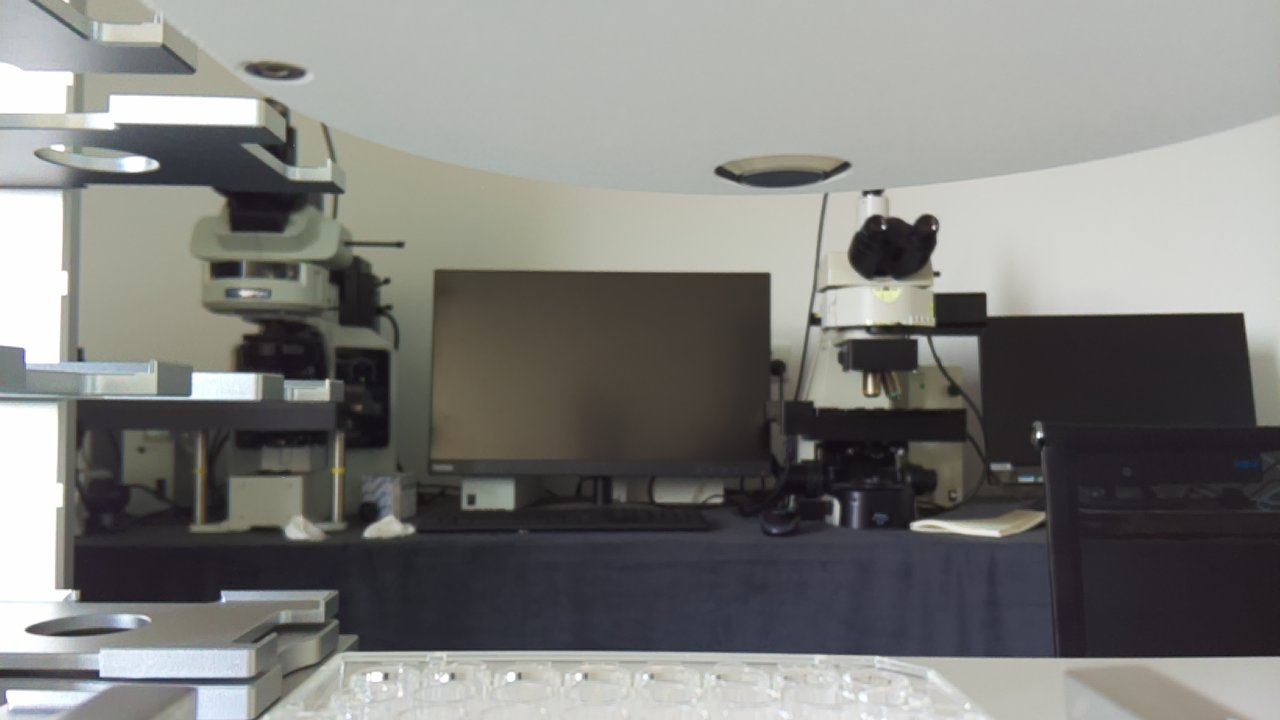
#> input picture reference_images/gripper/long_edges/ref_015.jpg, 1280 x 720 px; its folder holds only this picture in this run
$ python -i occupancy.py   (imports and definitions only)   (older library calls are emulated)
#> lines starting #> are read from the running program, lines starting #| are printed output that depends on the picture
#> further down, picture is the input picture: shape (720, 1280, 3); mean B, G, R 123, 125.9, 126
"""Is there a plate in this seat? One picture in, `full` / `empty` / `unsure` out, by distance from the seat's EMPTY pictures.

The plate is never modelled (hundreds of types and colours, labs differ in lighting and background): each station keeps its own
empty references under reference_images/occupancy/<station>/empty_<stamp>_<camera>.jpg and the question is only "how far is
the live picture from the nearest empty one", measured against how far the empties are from each other. `full_*` pictures
are not used by the verdict; tools/occupancy_eval.py uses them to show the margin.

Level 1 (no learning). Grey, region of interest (ROI, fractions of the frame: the central 60 % for the down camera over a seat,
the lower third for the front camera at a slot mouth, per-station overrides in ROI), 320 px wide, Gaussian blur. Three differences between the live ROI and one empty reference, all 0 for identical pictures:
  ncc   1 - normalised cross-correlation (cv2.matchTemplate TM_CCOEFF_NORMED), the live centre searched over +-SHIFT px in the
        reference so a millimetre of arm repeatability does not count as a difference
  grad  1 - normalised cross-correlation of the Sobel gradient magnitude maps (structure; noise amplitude and lighting gain cancel)
  edge  |log(Canny edge density live / empty)|, thresholds from the median grey of each picture
score = ncc + edge, against the nearest empty reference (grad is reported, not scored: it measures sensor noise on speckled metal).
Values seen 2026-11-04: two empties of the module 28 minutes apart 0.11, a clear 96-well plate in a slot 0.5..1.1, on a seat 0.7..0.9.

Threshold. N = the empty noise: the largest leave-one-out empty-vs-empty score (with 4 or more empties also mean + 3 sd), never
below NOISE_FLOOR; with a single empty nothing can be measured and the conservative DEFAULT_NOISE is used (Station.calibrated
says which).
verdict: score <= LOW * N -> empty; score >= HIGH * N -> full; between -> unsure.

Level 2 (optional, `deep=True`): PatchCore-style, CPU. ResNet18 (onnx model zoo, resnet18-v1-7) patch features from the
stage-3 output (14 x 14 x 256 over the 224 px ROI), nearest-neighbour L2 distance from each live patch to all patches of all
empty references, score = 95th percentile of those distances. Needs onnxruntime and the model file (MODEL); absent -> None.

    from perception.occupancy import Station
    st = Station.load("microscope")           # camera chosen by camera_for(); empties read and calibrated
    v = st.verdict(cv2.imread(path))          # v.state, v.score, v.noise, v.nearest, v.features
"""
from __future__ import annotations

import glob
import os
from dataclasses import dataclass, field

import cv2
import numpy as np

HERE = os.path.dirname(os.path.dirname(os.path.abspath(__file__)))
REFS = os.path.join(HERE, "reference_images", "occupancy")
MODEL = os.environ.get("OCC_MODEL", os.path.join(HERE, "models", "resnet18-v1-7.onnx"))

WIDTH = 320            # px, the ROI is resized to this width
BLUR = 1.5             # Gaussian sigma after the resize
SHIFT = 8              # px of shift tolerance in the correlation search (at WIDTH)
DEFAULT_NOISE = 0.25   # score units, the empty noise assumed when only one empty exists (ncc + edge: two empties 28 min apart scored 0.11)
NOISE_FLOOR = 0.15     # the noise is never taken below this: two empties minutes apart (A1: 0.00) have not seen a day's light or the arm's drift
LOW, HIGH = 1.5, 2.5   # reported bands as multiples of the empty noise (tools/occupancy_eval.py); the verdict uses the fixed bands below
EMPTY_MAX, FULL_MIN = 0.30, 0.45   # verdict: distance to the nearest empty reference; between the two is unsure
ROI_DEFAULT = (0.2, 0.2, 0.8, 0.8)   # x0, y0, x1, y1 as fractions of the frame: the central 60 % (down camera over a seat)
ROI_SLOT = (0.22, 0.65, 0.80, 1.0)   # front camera at a slot's approach point: the plate fills the lower third between the walls
ROI = {}                             # per-station overrides, e.g. "A1": (0.25, 0.6, 0.75, 1.0)
CAMERA = {"microscope": "down", "polar": "down"}   # the seat seen from above; slots (anything else) use the front camera


def camera_for(station):
    return CAMERA.get(station, "front")


def roi_for(station):
    return ROI.get(station, ROI_DEFAULT if camera_for(station) == "down" else ROI_SLOT)


def prepare(image, roi=ROI_DEFAULT):
    """Grey ROI at WIDTH px, blurred. `image` is a BGR or grey frame."""
#> called with roi = (0.2, 0.2, 0.8, 0.8)
    g = image if image.ndim == 2 else cv2.cvtColor(image, cv2.COLOR_BGR2GRAY)
    h, w = g.shape
#> h = 720; w = 1280
    x0, y0, x1, y1 = int(roi[0] * w), int(roi[1] * h), int(roi[2] * w), int(roi[3] * h)
#> x0 = 256; y0 = 144; x1 = 1024; y1 = 576
    g = g[y0:y1, x0:x1]
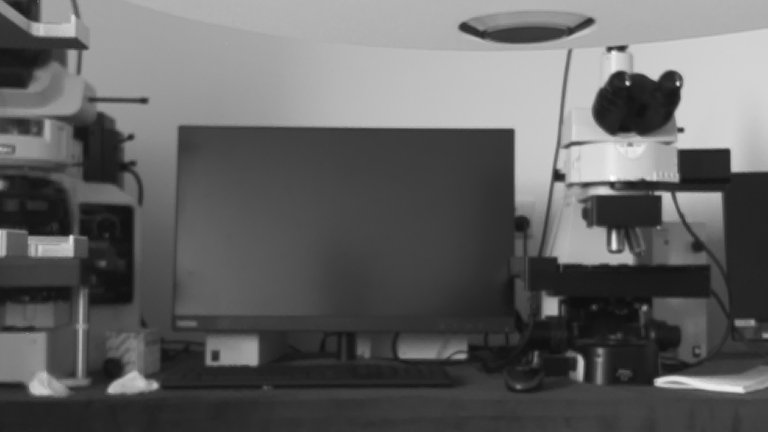
#> g: shape (432, 768); min 13, max 255, mean 97.9
    g = cv2.resize(g, (WIDTH, int(round(g.shape[0] * WIDTH / g.shape[1]))), interpolation=cv2.INTER_AREA)
#> g: shape (180, 320)
    return cv2.GaussianBlur(g, (0, 0), BLUR)
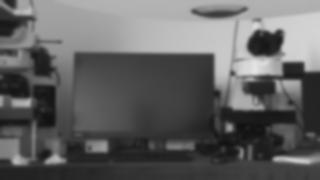
#> returned value: shape (180, 320); min 16, max 229, mean 97.9


def _grad(g):
    m = cv2.magnitude(cv2.Sobel(g, cv2.CV_32F, 1, 0, ksize=3), cv2.Sobel(g, cv2.CV_32F, 0, 1, ksize=3))
    return m / (m.mean() + 1e-6)


def _edges(g):
    m = float(np.median(g))
    return cv2.Canny(g, int(max(0, 0.66 * m)), int(min(255, 1.33 * m)))


# [17 lines left out: functions features, score, not called in this run]


def pictures(station, camera, state):
    """Paths of the recorded pictures of one station, camera and state, oldest first."""
    return sorted(glob.glob(os.path.join(REFS, station, f"{state}_*_{camera}.jpg")))


@dataclass
class Verdict:
    state: str            # full / empty / unsure
    score: float
    noise: float
    nearest: str          # file name of the closest empty reference
    features: dict
    deep: float | None = None


@dataclass
class Station:
    name: str
    camera: str
    roi: tuple
    empties: list = field(default_factory=list)   # [(file name, prepared array)]
    noise: float = DEFAULT_NOISE
    calibrated: bool = False                       # False: noise is DEFAULT_NOISE because fewer than two empties exist
    loo: list = field(default_factory=list)        # leave-one-out empty-vs-empty scores
    _deep: object = None

    # [55 lines left out: functions load, calibrate, distance, verdict, deep_score, not called in this run]


def _roi_crop(image, roi):
    h, w = image.shape[:2]
    return image[int(roi[1] * h):int(roi[3] * h), int(roi[0] * w):int(roi[2] * w)]


_EMB = []


# [23 lines left out: function _embedder, not called in this run]

>>> import cv2
>>> picture = cv2.imread('../reference_images/gripper/long_edges/ref_015.jpg')
>>> result = prepare(picture)

$ run again, on reference_images/gripper/long_edges/ref_016.jpg
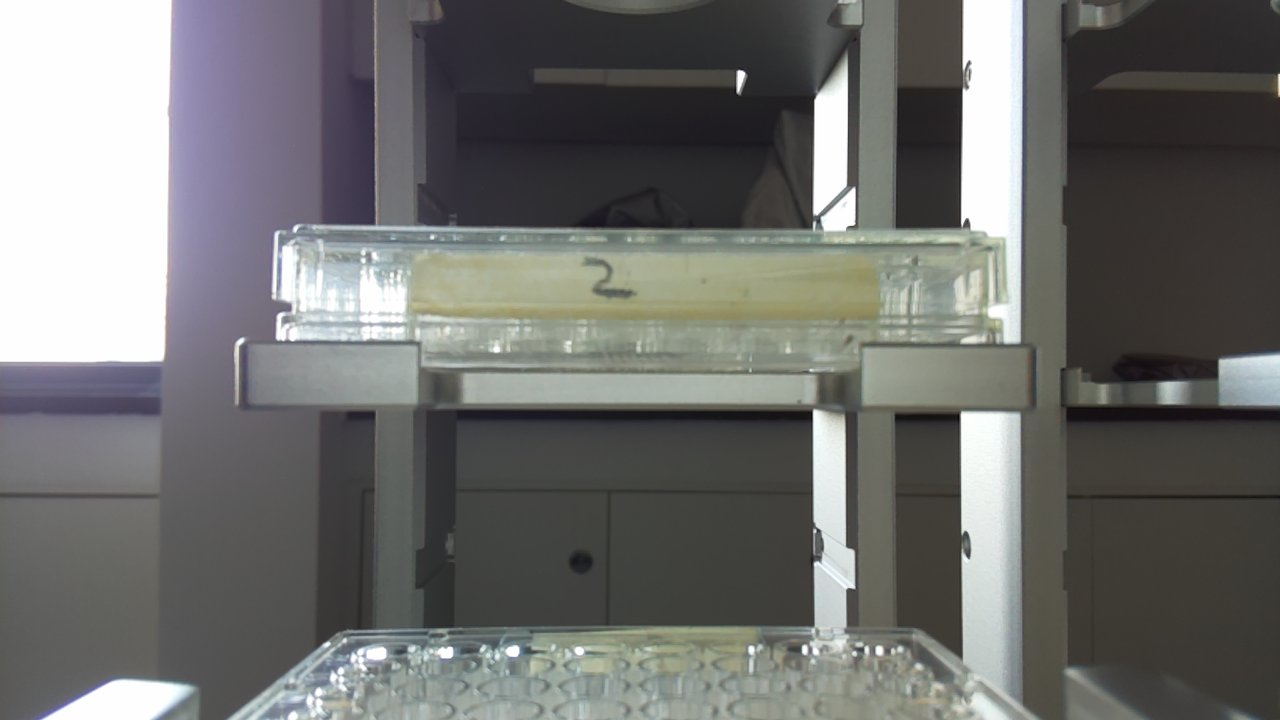
#> input picture reference_images/gripper/long_edges/ref_016.jpg, 1280 x 720 px
#> picture is the input picture: shape (720, 1280, 3); mean B, G, R 110, 111.7, 111.2
#> in prepare, `g = g[y0:y1, x0:x1]`:
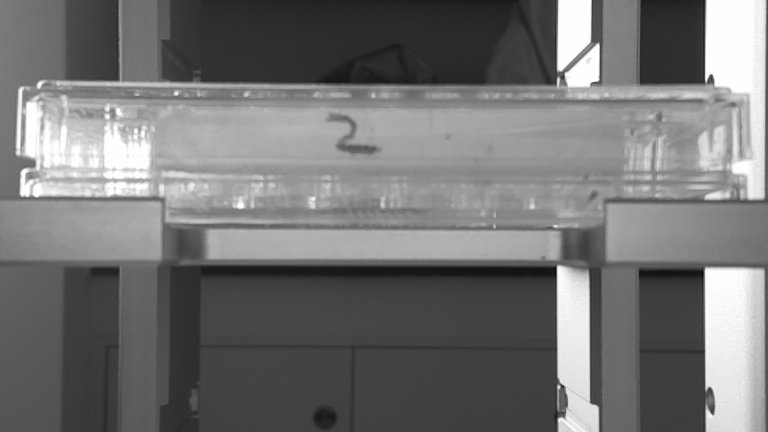
#> g: shape (432, 768); min 7, max 255, mean 115.9
#> in prepare, `return cv2.GaussianBlur(g, (0, 0), BLUR)`:
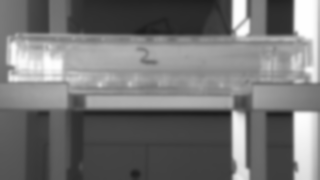
#> returned value: shape (180, 320); min 28, max 254, mean 115.9

$ run again, on reference_images/gripper/long_edges/ref_019.jpg
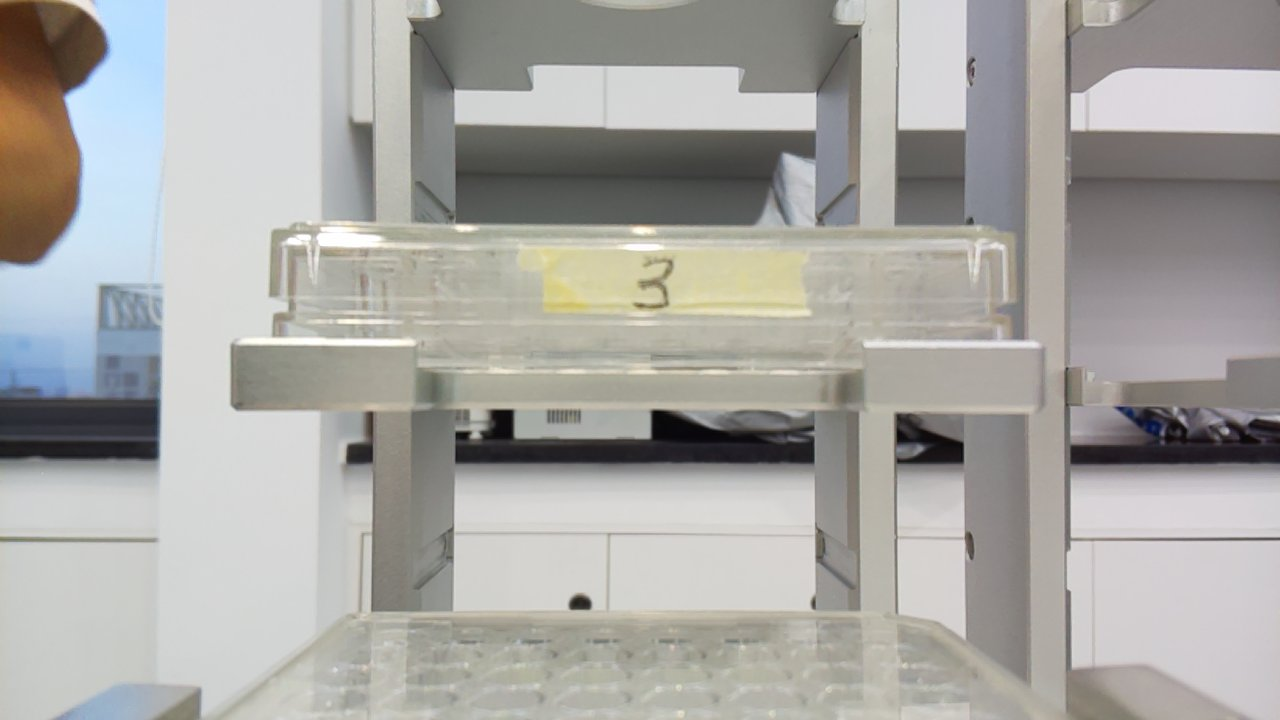
#> input picture reference_images/gripper/long_edges/ref_019.jpg, 1280 x 720 px
#> picture is the input picture: shape (720, 1280, 3); mean B, G, R 163.9, 167.5, 168.8
#> in prepare, `g = g[y0:y1, x0:x1]`:
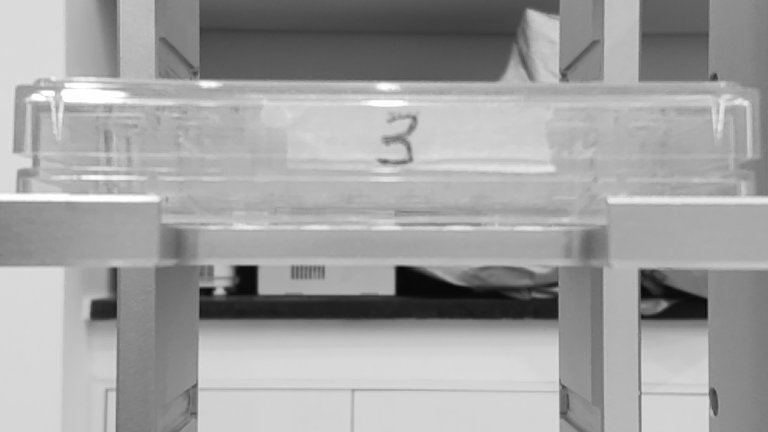
#> g: shape (432, 768); min 4, max 255, mean 160.9
#> in prepare, `return cv2.GaussianBlur(g, (0, 0), BLUR)`:
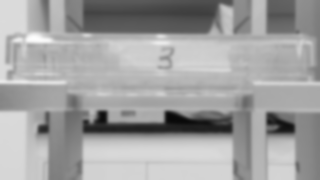
#> returned value: shape (180, 320); min 9, max 253, mean 161

$ run again, on reference_images/gripper/long_edges/ref_020.jpg
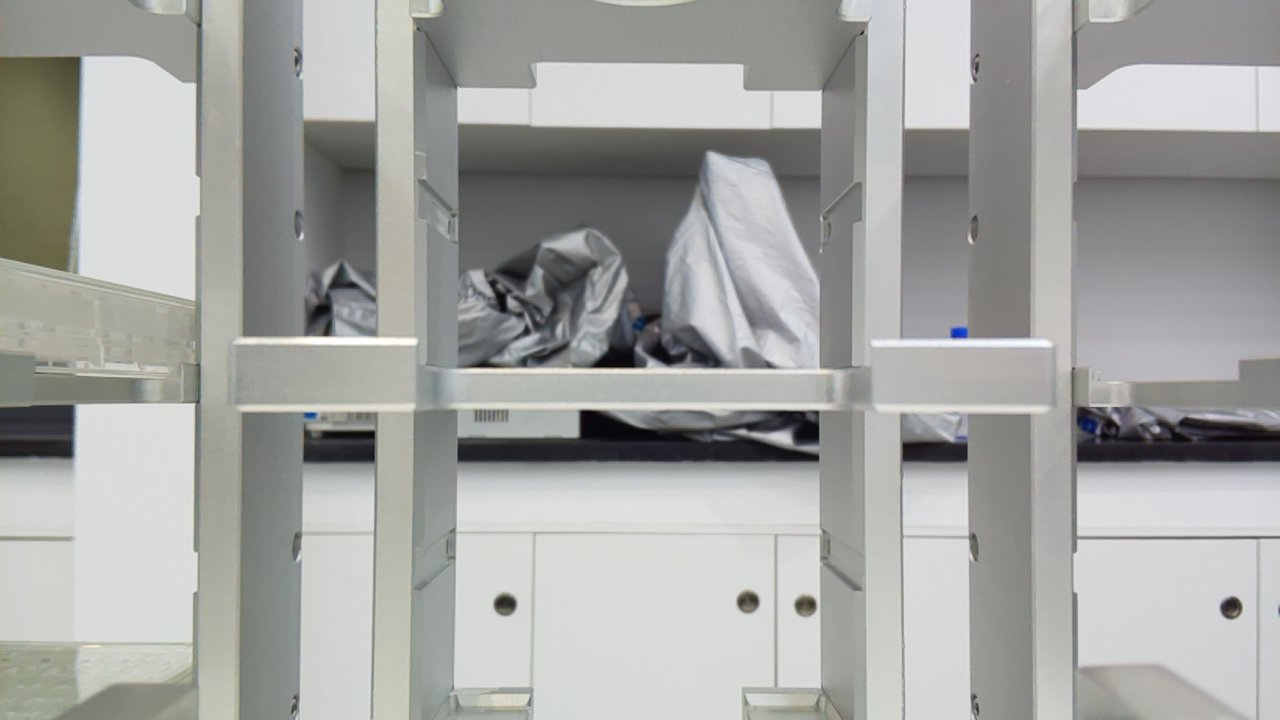
#> input picture reference_images/gripper/long_edges/ref_020.jpg, 1280 x 720 px
#> picture is the input picture: shape (720, 1280, 3); mean B, G, R 162.2, 164.9, 163.8
#> in prepare, `g = g[y0:y1, x0:x1]`:
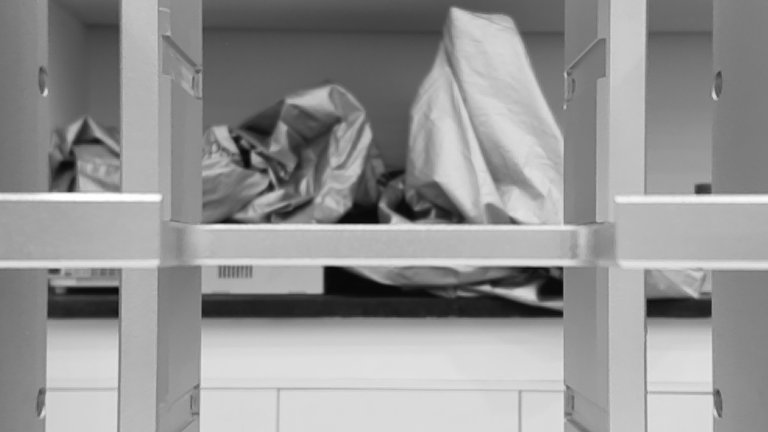
#> g: shape (432, 768); min 4, max 255, mean 148.3
#> in prepare, `return cv2.GaussianBlur(g, (0, 0), BLUR)`:
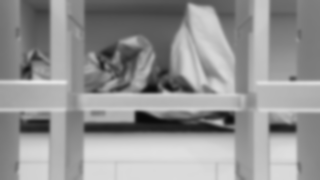
#> returned value: shape (180, 320); min 8, max 229, mean 148.3
